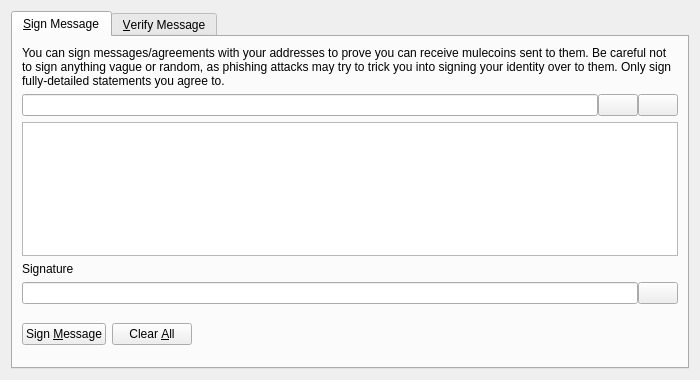
<?xml version="1.0" encoding="UTF-8"?>
<ui version="4.0">
 <class>SignVerifyMessageDialog</class>
 <widget class="QDialog" name="SignVerifyMessageDialog">
  <property name="geometry">
   <rect>
    <x>0</x>
    <y>0</y>
    <width>700</width>
    <height>380</height>
   </rect>
  </property>
  <property name="windowTitle">
   <string>Signatures - Sign / Verify a Message</string>
  </property>
  <property name="modal">
   <bool>true</bool>
  </property>
  <layout class="QVBoxLayout" name="verticalLayout">
   <item>
    <widget class="QTabWidget" name="tabWidget">
     <property name="currentIndex">
      <number>0</number>
     </property>
     <widget class="QWidget" name="tabSignMessage">
      <attribute name="title">
       <string>&amp;Sign Message</string>
      </attribute>
      <layout class="QVBoxLayout" name="verticalLayout_SM">
       <item>
        <widget class="QLabel" name="infoLabel_SM">
         <property name="text">
          <string>You can sign messages/agreements with your addresses to prove you can receive mulecoins sent to them. Be careful not to sign anything vague or random, as phishing attacks may try to trick you into signing your identity over to them. Only sign fully-detailed statements you agree to.</string>
         </property>
         <property name="textFormat">
          <enum>Qt::PlainText</enum>
         </property>
         <property name="wordWrap">
          <bool>true</bool>
         </property>
        </widget>
       </item>
       <item>
        <layout class="QHBoxLayout" name="horizontalLayout_1_SM">
         <property name="spacing">
          <number>0</number>
         </property>
         <item>
          <widget class="QValidatedLineEdit" name="addressIn_SM">
           <property name="toolTip">
            <string>The Mulecoin address to sign the message with</string>
           </property>
          </widget>
         </item>
         <item>
          <widget class="QPushButton" name="addressBookButton_SM">
           <property name="toolTip">
            <string>Choose previously used address</string>
           </property>
           <property name="text">
            <string/>
           </property>
           <property name="icon">
            <iconset resource="../mulecoin.qrc">
             <normaloff>:/icons/address-book</normaloff>:/icons/address-book</iconset>
           </property>
           <property name="shortcut">
            <string>Alt+A</string>
           </property>
           <property name="autoDefault">
            <bool>false</bool>
           </property>
          </widget>
         </item>
         <item>
          <widget class="QPushButton" name="pasteButton_SM">
           <property name="toolTip">
            <string>Paste address from clipboard</string>
           </property>
           <property name="text">
            <string/>
           </property>
           <property name="icon">
            <iconset resource="../mulecoin.qrc">
             <normaloff>:/icons/editpaste</normaloff>:/icons/editpaste</iconset>
           </property>
           <property name="shortcut">
            <string>Alt+P</string>
           </property>
           <property name="autoDefault">
            <bool>false</bool>
           </property>
          </widget>
         </item>
        </layout>
       </item>
       <item>
        <widget class="QPlainTextEdit" name="messageIn_SM">
         <property name="toolTip">
          <string>Enter the message you want to sign here</string>
         </property>
        </widget>
       </item>
       <item>
        <widget class="QLabel" name="signatureLabel_SM">
         <property name="text">
          <string>Signature</string>
         </property>
         <property name="textFormat">
          <enum>Qt::PlainText</enum>
         </property>
        </widget>
       </item>
       <item>
        <layout class="QHBoxLayout" name="horizontalLayout_2_SM">
         <property name="spacing">
          <number>0</number>
         </property>
         <item>
          <widget class="QLineEdit" name="signatureOut_SM">
           <property name="font">
            <font>
             <italic>true</italic>
            </font>
           </property>
           <property name="readOnly">
            <bool>true</bool>
           </property>
          </widget>
         </item>
         <item>
          <widget class="QPushButton" name="copySignatureButton_SM">
           <property name="toolTip">
            <string>Copy the current signature to the system clipboard</string>
           </property>
           <property name="text">
            <string/>
           </property>
           <property name="icon">
            <iconset resource="../mulecoin.qrc">
             <normaloff>:/icons/editcopy</normaloff>:/icons/editcopy</iconset>
           </property>
           <property name="autoDefault">
            <bool>false</bool>
           </property>
          </widget>
         </item>
        </layout>
       </item>
       <item>
        <layout class="QHBoxLayout" name="horizontalLayout_3_SM">
         <item>
          <widget class="QPushButton" name="signMessageButton_SM">
           <property name="toolTip">
            <string>Sign the message to prove you own this Mulecoin address</string>
           </property>
           <property name="text">
            <string>Sign &amp;Message</string>
           </property>
           <property name="icon">
            <iconset resource="../mulecoin.qrc">
             <normaloff>:/icons/edit</normaloff>:/icons/edit</iconset>
           </property>
           <property name="autoDefault">
            <bool>false</bool>
           </property>
          </widget>
         </item>
         <item>
          <widget class="QPushButton" name="clearButton_SM">
           <property name="toolTip">
            <string>Reset all sign message fields</string>
           </property>
           <property name="text">
            <string>Clear &amp;All</string>
           </property>
           <property name="icon">
            <iconset resource="../mulecoin.qrc">
             <normaloff>:/icons/remove</normaloff>:/icons/remove</iconset>
           </property>
           <property name="autoDefault">
            <bool>false</bool>
           </property>
          </widget>
         </item>
         <item>
          <spacer name="horizontalSpacer_1_SM">
           <property name="orientation">
            <enum>Qt::Horizontal</enum>
           </property>
           <property name="sizeHint" stdset="0">
            <size>
             <width>40</width>
             <height>48</height>
            </size>
           </property>
          </spacer>
         </item>
         <item>
          <widget class="QLabel" name="statusLabel_SM">
           <property name="font">
            <font>
             <weight>75</weight>
             <bold>true</bold>
            </font>
           </property>
           <property name="text">
            <string/>
           </property>
           <property name="wordWrap">
            <bool>true</bool>
           </property>
          </widget>
         </item>
         <item>
          <spacer name="horizontalSpacer_2_SM">
           <property name="orientation">
            <enum>Qt::Horizontal</enum>
           </property>
           <property name="sizeHint" stdset="0">
            <size>
             <width>40</width>
             <height>48</height>
            </size>
           </property>
          </spacer>
         </item>
        </layout>
       </item>
      </layout>
     </widget>
     <widget class="QWidget" name="tabVerifyMessage">
      <attribute name="title">
       <string>&amp;Verify Message</string>
      </attribute>
      <layout class="QVBoxLayout" name="verticalLayout_VM">
       <item>
        <widget class="QLabel" name="infoLabel_VM">
         <property name="text">
          <string>Enter the receiver's address, message (ensure you copy line breaks, spaces, tabs, etc. exactly) and signature below to verify the message. Be careful not to read more into the signature than what is in the signed message itself, to avoid being tricked by a man-in-the-middle attack. Note that this only proves the signing party receives with the address, it cannot prove sendership of any transaction!</string>
         </property>
         <property name="textFormat">
          <enum>Qt::PlainText</enum>
         </property>
         <property name="alignment">
          <set>Qt::AlignLeading|Qt::AlignLeft|Qt::AlignTop</set>
         </property>
         <property name="wordWrap">
          <bool>true</bool>
         </property>
        </widget>
       </item>
       <item>
        <layout class="QHBoxLayout" name="horizontalLayout_1_VM">
         <property name="spacing">
          <number>0</number>
         </property>
         <item>
          <widget class="QValidatedLineEdit" name="addressIn_VM">
           <property name="toolTip">
            <string>The Mulecoin address the message was signed with</string>
           </property>
          </widget>
         </item>
         <item>
          <widget class="QPushButton" name="addressBookButton_VM">
           <property name="toolTip">
            <string>Choose previously used address</string>
           </property>
           <property name="text">
            <string/>
           </property>
           <property name="icon">
            <iconset resource="../mulecoin.qrc">
             <normaloff>:/icons/address-book</normaloff>:/icons/address-book</iconset>
           </property>
           <property name="shortcut">
            <string>Alt+A</string>
           </property>
           <property name="autoDefault">
            <bool>false</bool>
           </property>
          </widget>
         </item>
        </layout>
       </item>
       <item>
        <widget class="QPlainTextEdit" name="messageIn_VM"/>
       </item>
       <item>
        <widget class="QValidatedLineEdit" name="signatureIn_VM"/>
       </item>
       <item>
        <layout class="QHBoxLayout" name="horizontalLayout_2_VM">
         <item>
          <widget class="QPushButton" name="verifyMessageButton_VM">
           <property name="toolTip">
            <string>Verify the message to ensure it was signed with the specified Mulecoin address</string>
           </property>
           <property name="text">
            <string>Verify &amp;Message</string>
           </property>
           <property name="icon">
            <iconset resource="../mulecoin.qrc">
             <normaloff>:/icons/transaction_0</normaloff>:/icons/transaction_0</iconset>
           </property>
           <property name="autoDefault">
            <bool>false</bool>
           </property>
          </widget>
         </item>
         <item>
          <widget class="QPushButton" name="clearButton_VM">
           <property name="toolTip">
            <string>Reset all verify message fields</string>
           </property>
           <property name="text">
            <string>Clear &amp;All</string>
           </property>
           <property name="icon">
            <iconset resource="../mulecoin.qrc">
             <normaloff>:/icons/remove</normaloff>:/icons/remove</iconset>
           </property>
           <property name="autoDefault">
            <bool>false</bool>
           </property>
          </widget>
         </item>
         <item>
          <spacer name="horizontalSpacer_1_VM">
           <property name="orientation">
            <enum>Qt::Horizontal</enum>
           </property>
           <property name="sizeHint" stdset="0">
            <size>
             <width>40</width>
             <height>48</height>
            </size>
           </property>
          </spacer>
         </item>
         <item>
          <widget class="QLabel" name="statusLabel_VM">
           <property name="font">
            <font>
             <weight>75</weight>
             <bold>true</bold>
            </font>
           </property>
           <property name="text">
            <string/>
           </property>
           <property name="wordWrap">
            <bool>true</bool>
           </property>
          </widget>
         </item>
         <item>
          <spacer name="horizontalSpacer_2_VM">
           <property name="orientation">
            <enum>Qt::Horizontal</enum>
           </property>
           <property name="sizeHint" stdset="0">
            <size>
             <width>40</width>
             <height>48</height>
            </size>
           </property>
          </spacer>
         </item>
        </layout>
       </item>
      </layout>
     </widget>
    </widget>
   </item>
  </layout>
 </widget>
 <customwidgets>
  <customwidget>
   <class>QValidatedLineEdit</class>
   <extends>QLineEdit</extends>
   <header>qvalidatedlineedit.h</header>
  </customwidget>
 </customwidgets>
 <resources>
  <include location="../mulecoin.qrc"/>
 </resources>
 <connections/>
</ui>
